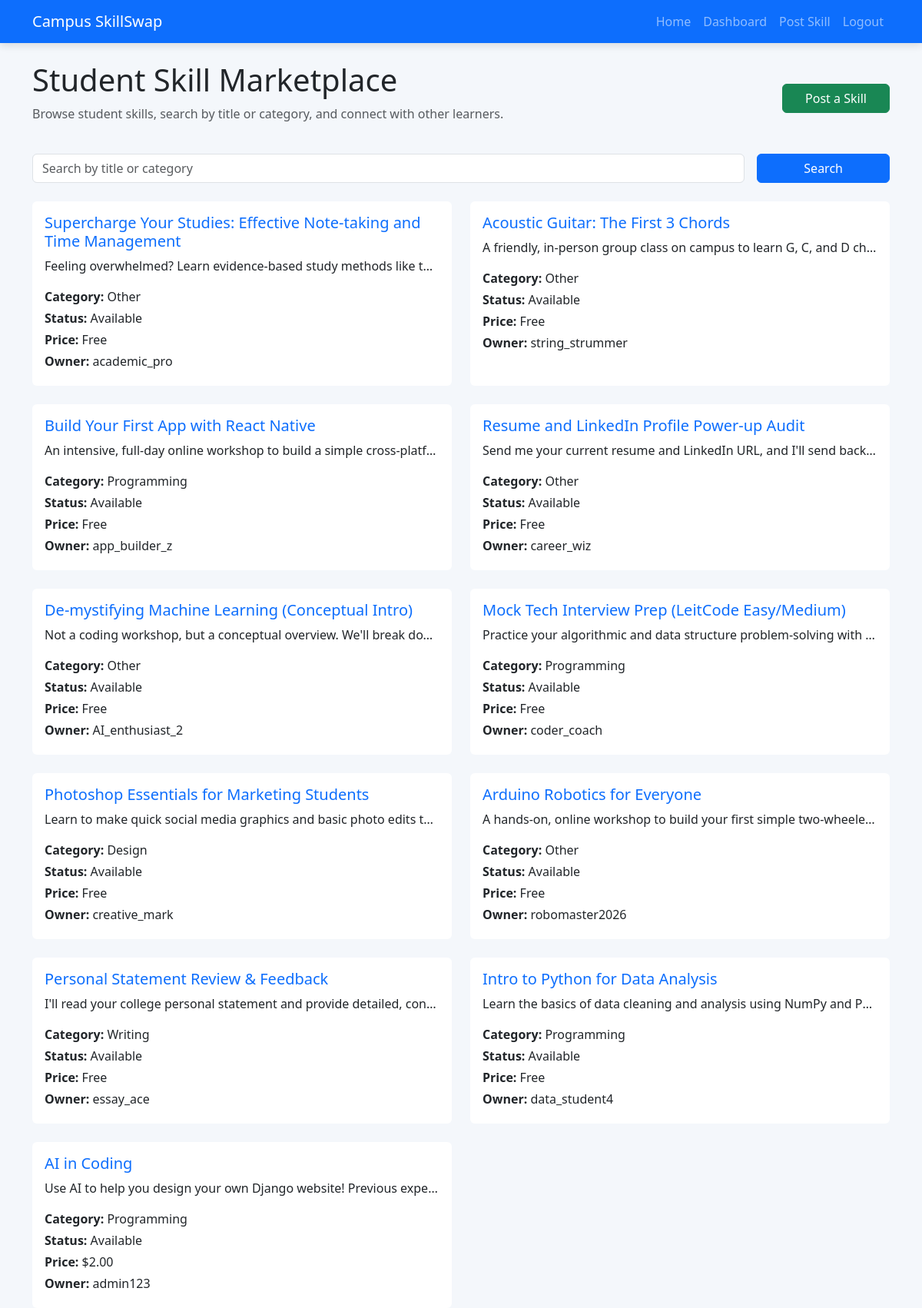
The app's page / (signed in) with its own data.
### MainApp/models.py (models this page shows, shortened)
class Skill(models.Model):
    CATEGORY_CHOICES = [
        ('Tutoring', 'Tutoring'),
        ('Design', 'Design'),
        ('Programming', 'Programming'),
        ('Writing', 'Writing'),
        ('Other', 'Other'),
    ]
    CONTACT_CHOICES = [
        ('Email', 'Email'),
        ('Phone', 'Phone'),
        ('Message', 'In-App Message'),
    ]
    AVAILABILITY_CHOICES = [
        ('Available', 'Available'),
        ('Busy', 'Busy'),
        ('Closed', 'Closed'),
    ]
    title = models.CharField(max_length=120)
    description = models.TextField()
    category = models.CharField(max_length=30, choices=CATEGORY_CHOICES, default='Other')
    price = models.DecimalField(max_digits=8, decimal_places=2, blank=True, null=True)
    is_free = models.BooleanField(default=False)
    contact_preference = models.CharField(max_length=20, choices=CONTACT_CHOICES, default='Email')
    availability_status = models.CharField(max_length=20, choices=AVAILABILITY_CHOICES, default='Available')
    created_at = models.DateTimeField(auto_now_add=True)
    owner = models.ForeignKey(User, on_delete=models.CASCADE, related_name='skills')
    class Meta:
        ordering = ['-created_at']
    def price_display(self):
        if self.is_free:
            return 'Free'
        return f'${self.price:.2f}' if self.price is not None else 'Contact for price'

### MainApp/views.py (the view)
# urls.py: path('', views.home, name='home'),
def home(request):
    query = request.GET.get('q', '')
    skills = Skill.objects.all()
    if query:
        skills = skills.filter(
            Q(title__icontains=query) |
            Q(category__icontains=query)
        )
        messages.info(request, f'Searching for "{query}"')
    return render(request, 'MainApp/home.html', {
        'skills': skills,
        'query': query,
    })

### MainApp/templates/MainApp/home.html (shortened to what this page needs)
{% extends 'base.html' %}
{% block content %}
<div class="d-flex justify-content-between align-items-center mb-4">
    <div>
        <h1>Student Skill Marketplace</h1>
        <p class="text-muted">Browse student skills, search by title or category, and connect with other learners.</p>
    </div>
    {% if user.is_authenticated %}
    <a class="btn btn-success" href="{% url 'create_skill' %}">Post a Skill</a>
    {% endif %}
</div>
<form class="row g-3 mb-4" method="get">
    <div class="col-md-10">
        <input type="search" name="q" class="form-control" placeholder="Search by title or category"
            value="{{ query }}">
    </div>
    <div class="col-md-2">
        <button class="btn btn-primary w-100" type="submit">Search</button>
    </div>
</form>
{% if skills %}
<div class="row row-cols-1 row-cols-md-2 g-4">
    {% for skill in skills %}
    <div class="col">
        <div class="card h-100">
            <div class="card-body">
                <h5 class="card-title">{{ skill.title }}</h5>
                <p class="card-text text-truncate">{{ skill.description }}</p>
                <p class="mb-1"><strong>Category:</strong> {{ skill.category }}</p>
                <p class="mb-1"><strong>Status:</strong> {{ skill.availability_status }}</p>
                <p class="mb-1"><strong>Price:</strong> {{ skill.price_display }}</p>
                <p class="mb-1"><strong>Owner:</strong> {{ skill.owner.username }}</p>
            </div>
        </div>
    </div>
    {% endfor %}
</div>
{% else %}
<p>No skills match your search yet. Try a broader category or add a new skill post.</p>
{% endif %}
{% endblock %}

### static/css/styles.css (style rules this page uses)
body { background: #f4f7fb; color: #212529; }
.card { border: none; }
.card-title { color: #0d6efd; }
.btn-primary, .btn-success { min-width: 140px; }

### records on screen
Skill: title "Supercharge Your Studies: Effective Note-taking and Time Management", description "Feeling overwhelmed? Learn evidence-based study methods like t…", category "Other", availability_status "Available", price_display "Free", owner.username "academic_pro"
Skill: title "Acoustic Guitar: The First 3 Chords", description "A friendly, in-person group class on campus to learn G, C, and D ch…", category "Other", availability_status "Available", price_display "Free", owner.username "string_strummer"
Skill: title "Build Your First App with React Native", description "An intensive, full-day online workshop to build a simple cross-platf…", category "Programming", availability_status "Available", price_display "Free", owner.username "app_builder_z"
Skill: title "Resume and LinkedIn Profile Power-up Audit", description "Send me your current resume and LinkedIn URL, and I'll send back…", category "Other", availability_status "Available", price_display "Free", owner.username "career_wiz"
Skill: title "De-mystifying Machine Learning (Conceptual Intro)", description "Not a coding workshop, but a conceptual overview. We'll break do…", category "Other", availability_status "Available", price_display "Free", owner.username "AI_enthusiast_2"
Skill: title "Mock Tech Interview Prep (LeitCode Easy/Medium)", description "Practice your algorithmic and data structure problem-solving with…", category "Programming", availability_status "Available", price_display "Free", owner.username "coder_coach"
Skill: title "Photoshop Essentials for Marketing Students", description "Learn to make quick social media graphics and basic photo edits t…", category "Design", availability_status "Available", price_display "Free", owner.username "creative_mark"
Skill: title "Arduino Robotics for Everyone", description "A hands-on, online workshop to build your first simple two-wheele…", category "Other", availability_status "Available", price_display "Free", owner.username "robomaster2026"
Skill: title "Personal Statement Review & Feedback", description "I'll read your college personal statement and provide detailed, con…", category "Writing", availability_status "Available", price_display "Free", owner.username "essay_ace"
Skill: title "Intro to Python for Data Analysis", description "Learn the basics of data cleaning and analysis using NumPy and P…", category "Programming", availability_status "Available", price_display "Free", owner.username "data_student4"
Skill: title "AI in Coding", description "Use AI to help you design your own Django website! Previous expe…", category "Programming", availability_status "Available", price_display "$2.00", owner.username "admin123"
